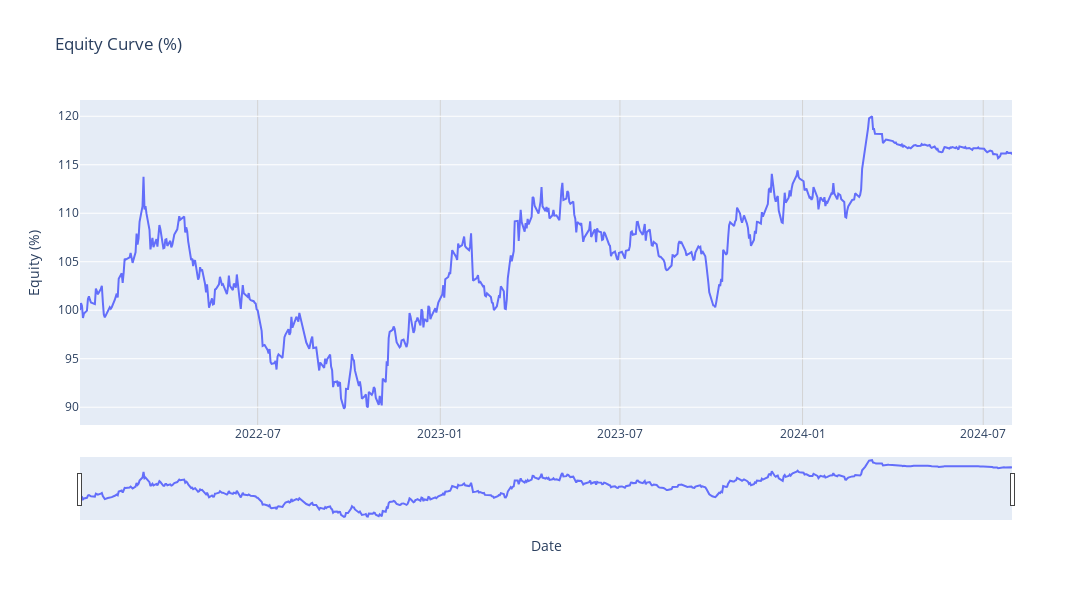

The cell this chart's notebook holds for it:
### Code cell
initial_investment = gold['Price'][0]
# Calculate the equity curve based on cumulative strategy returns
equity_curve = gold['Price'] * (1 + gold['Strategy Returns'].cumsum().fillna(0)) / initial_investment * 100

# Create the Plotly figure
fig = go.Figure()

# Add the Equity Curve line to the figure
fig.add_trace(go.Scatter(x=gold.index, y=equity_curve, mode='lines', name='Equity Curve (%)'))

# Update layout for titles and labels
fig.update_layout(
    title='Equity Curve (%)',  # Title of the plot
    xaxis_title='Date',  # X-axis label
    yaxis_title='Equity (%)',  # Y-axis label
    legend_title='Legend',  # Legend title
    autosize=False,  # Disable autosizing
    width=1100,  # Set figure width
    height=600,  # Set figure height
    xaxis=dict(
        showgrid=True,  # Show grid lines on the x-axis
        gridcolor='lightgrey',  # Set grid color
        tickformat='%Y-%m',  # Format dates to show year and month
        rangeslider=dict(visible=True))  # Add a range slider for zooming
)

# Show the plot
fig.show()

### Figure 1 — Plotly figure (JSON) as saved in the notebook; plotly's stock layout.template omitted (floating-point values rounded to 4 significant figures; data arrays with more than 128 entries replaced by an {"elided": "..."} marker saying what was removed)
{"data": [{"mode": "lines", "name": "Equity Curve (%)", "type": "scatter", "x": {"elided": "646 str values"}, "y": {"elided": "646 float values"}}], "layout": {"autosize": false, "height": 600, "legend": {"title": {"text": "Legend"}}, "title": {"text": "Equity Curve (%)"}, "width": 1100, "xaxis": {"gridcolor": "lightgrey", "rangeslider": {"visible": true}, "showgrid": true, "tickformat": "%Y-%m", "title": {"text": "Date"}}, "yaxis": {"title": {"text": "Equity (%)"}}}}
